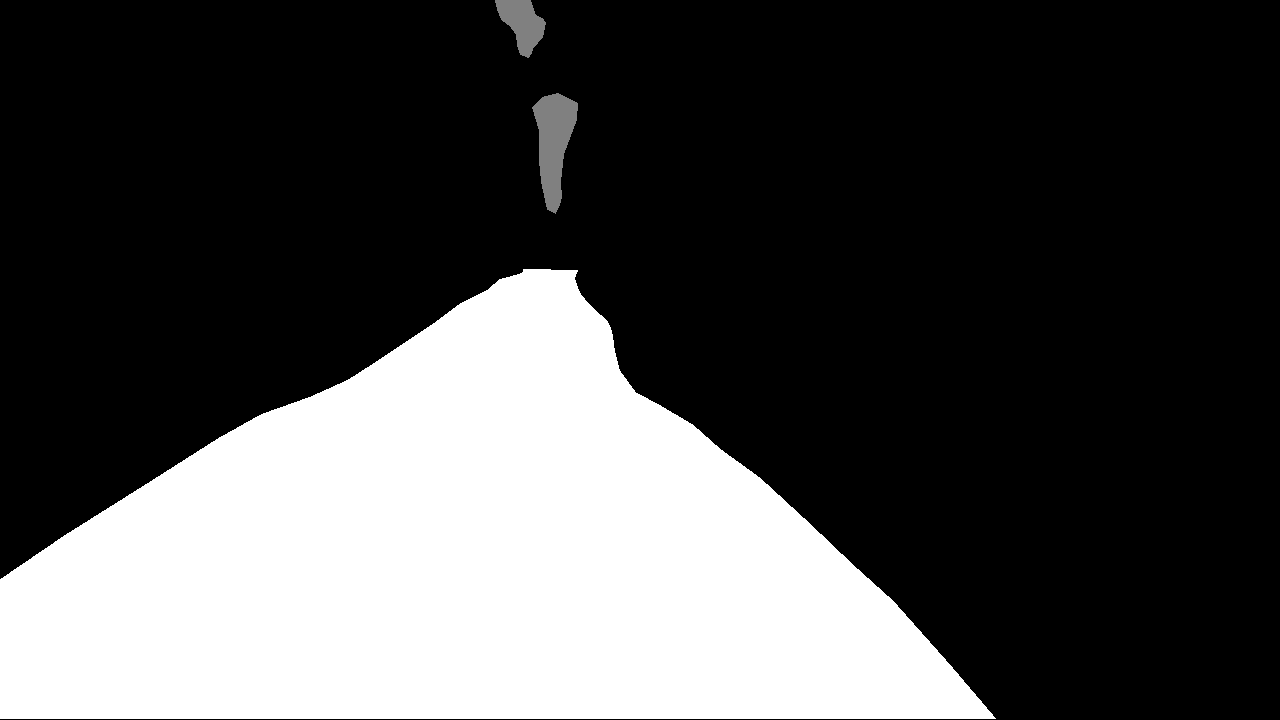
#> input picture p2b/orfd/gt_img.png, 1280 x 720 px
$ python main.py
#> lines starting #> are read from the running program, lines starting #| are printed output that depends on the picture; after the words box and inside, x2 and y2 are one past the last pixel; in counts of white or black regions, pixels touching at a corner belong together
### p2b/d2nsq.py
import open3d as o3d
import numpy as np
from PIL import Image
from gt2b import binary_convert
import os


def read_cam_k(file_path):
#> called with file_path = 'orfd/calib.txt'
    with open(file_path, 'r') as f:
#> (reads utilize_camera/p2b/orfd/calib.txt from the repository)
        for line in f:
            if line.startswith('cam_K:'):
                return np.array(line.split(':')[1].split()).astype(float).reshape(3, 3)

def depth_to_pointcloud(depth_path, cam_k, binary_gt):
    # depth_map
    depth_pil = Image.open(depth_path)
    depth_np = np.array(depth_pil).astype(np.float32)
    depth_o3d = o3d.geometry.Image(depth_np)

    # img size
    width, height = depth_np.shape[1], depth_np.shape[0]

    # intrinsic parameter
    intrinsic = o3d.camera.PinholeCameraIntrinsic(
        width=width,
        height=height,
        fx=cam_k[0, 0],  # x focal length
        fy=cam_k[1, 1],  # y focal length
        cx=cam_k[0, 2],  # x principal point
        cy=cam_k[1, 2]   # y principal point
    )

    # pointcloud
    pcd = o3d.geometry.PointCloud.create_from_depth_image(
        depth=depth_o3d,
        intrinsic=intrinsic,
        depth_scale=1000.0,  # 실제 거리 단위로 변환하는 값
        depth_trunc=1000.0,  # 해당 값 이상의 거리는 무시
    )

    # X 좌표 반전 (시각화 문제 임시 해결)
    points = np.asarray(pcd.points)
    points[:, 0] = -points[:, 0]  # X 좌표 반전
    pcd.points = o3d .utility.Vector3dVector(points)

    # 2차원 배열 초기화 (각 요소는 4차원 좌표를 담을 수 있는 numpy array)
    process_depth_arr = np.full((height, width), None, dtype=object)

    # 각 픽셀 위치에 3D 좌표와 이진 값 저장
    for i in range(height):
        for j in range(width):
            index = i * width + j
            if index < len(points):
                process_depth_arr[i, j] = np.append(points[index], binary_gt[i, j])

    return pcd, process_depth_arr

def display_gt_and_depth(gt_path):
    # GT 이미지 로드 및 이진화
    binary_convert(gt_path)

# [10 lines left out: function save_process_depth_arr, not called in this run]

### utilize_camera/p2b/gt2b.py
import numpy as np
from PIL import Image
import cv2

def binary_convert(image_path):
#> called with image_path = 'orfd/gt_img.png'
    img_np = np.array(Image.open(image_path))
#> img_np is the input picture: shape (720, 1280); min 0, max 255, mean 75
    img_np[img_np != 255] = 0 # binary convert
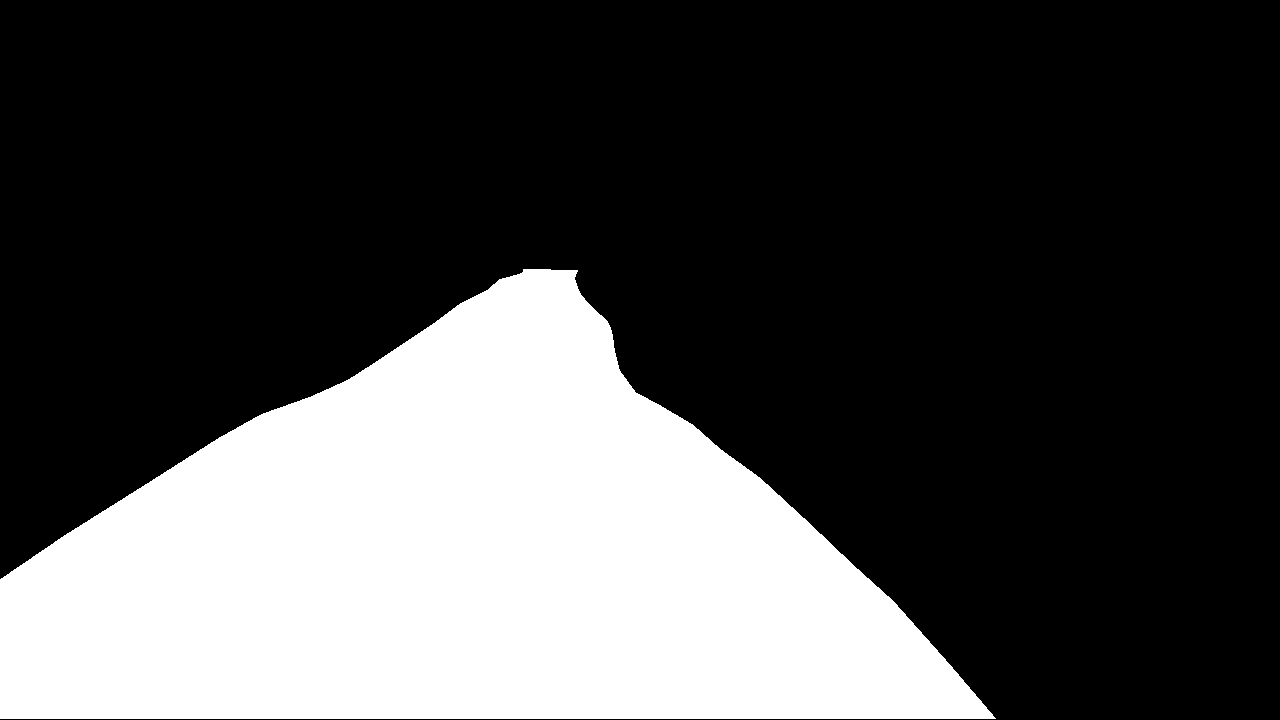
#> img_np: shape (720, 1280); 29.1% white; 1 white region, box (x1, y1, x2, y2) and area: (0, 269, 996, 719) 268595
    return img_np

# [4 lines left out: function display_image, not called in this run]

# [4 lines that do not run on import are left out]

    # save img
    # Image.fromarray(binary_img).save('binary_gt_img.png')

### p2b/main.py
from d2nsq import read_cam_k, binary_convert, depth_to_pointcloud, display_gt_and_depth, save_process_depth_arr
from visualize_poincloud import load_and_visualize_pointcloud

import open3d as o3d

if __name__ == "__main__":
    calib_file = 'orfd/calib.txt'  # set path
    depth_file = 'orfd/raw_depth.png'
    gt_file = 'orfd/gt_img.png'

    cam_k = read_cam_k(calib_file)  # read intrinsic parameter
    binary_gt = binary_convert(gt_file)
    pcd, process_depth_arr = depth_to_pointcloud(depth_file, cam_k, binary_gt)
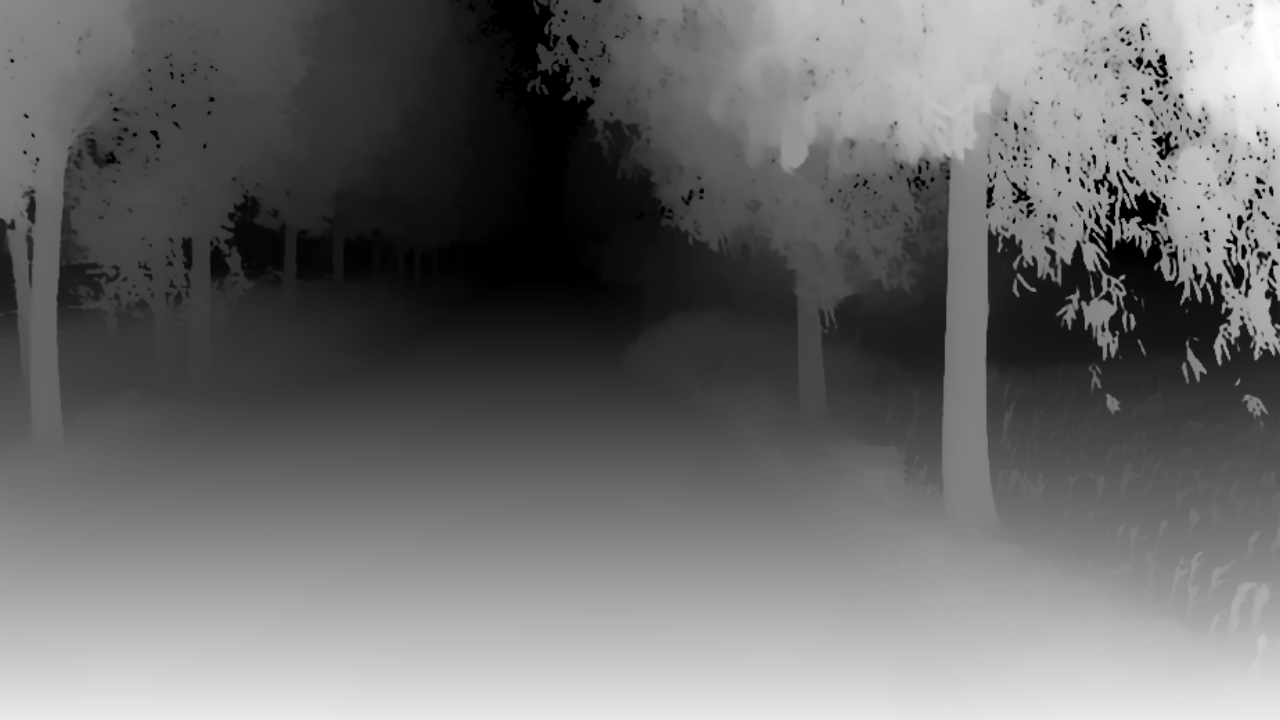
#> input picture p2b/orfd/raw_depth.png, 1280 x 720 px
#> in depth_to_pointcloud, depth_pil is the input picture: PIL image 1280x720 I;16; min 0, max 327, mean 139.1
#> (the run stopped early here; a loop or call above may not have finished)
